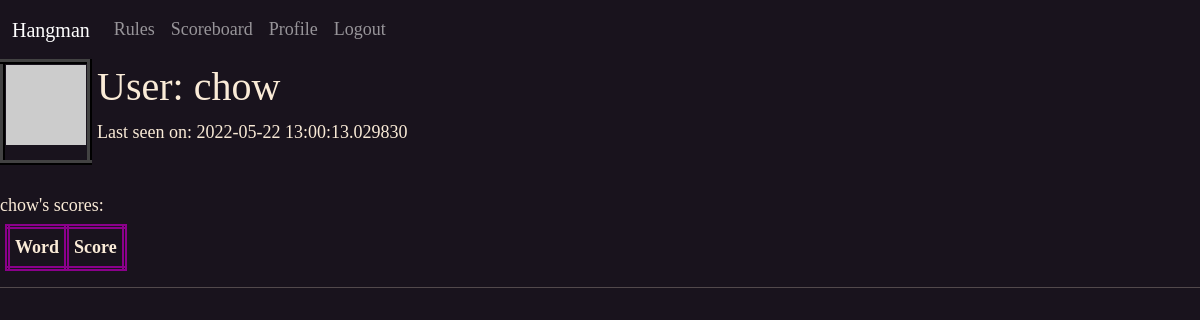
Before: /user/chow (signed in) with the older database file.
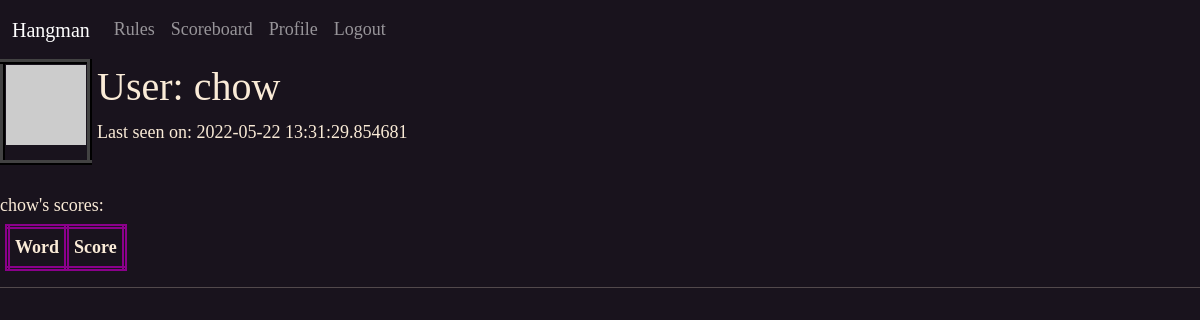
After: the same page with the newer database file.
### app/models.py (models this page shows, shortened)
class User(UserMixin, db.Model):
    id = db.Column(db.Integer, primary_key=True)
    email = db.Column(db.String(60), index=True, unique=True)
    username = db.Column(db.String(60), index=True, unique=True)
    password_hash = db.Column(db.String(128))
    last_seen = db.Column(db.DateTime, default=datetime.utcnow())
    def avatar(self, size):
        digest = md5('hangguest@protonmail.com'.lower().encode('utf-8')).hexdigest()
        return 'https://www.gravatar.com/avatar/{}?d=retro&s={}'.format(digest,size)

### app/routes.py (the view)
@app.route('/user/<username>')
@login_required
def user(username):
    user = User.query.filter_by(username=username).first_or_404()
    dict = {}
    for score in Scores.query.filter_by(user_id=current_user.id).all():
        dict[f"{Words.query.get(score.word_id).word}"] = f"{score.number_of_guesses}"
    return render_template('user.html', user=user, dict=dict)

### app/models.py (called while the page is built)
@login.user_loader
def load_user(id):
    return User.query.get(int(id))

### app/routes.py (called while the page is built)
@app.before_request
def before_request():
    if current_user.is_authenticated:
        current_user.last_seen = datetime.utcnow()
        db.session.commit()

### app/templates/user.html (shortened to what this page needs)
{% extends "base.html" %}
{% block content %}
<table>
    <tr valign="top">
        <td id="profilePic"><img src="{{ user.avatar(128) }}"></td>
        <td style="padding-left:5px;">
            <h1>User: {{ user.username }}</h1>
            {% if user.last_seen %}
                <p>Last seen on: {{ user.last_seen }}</p>
                {% endif %}
        </td>
    </tr>
</table><br>
{{ user.username }}'s scores:
<table id="stats">
    <tr>
        <th style="border: 5px double darkmagenta; padding: 5px;">Word</th>
        <th style="border: 5px double darkmagenta; padding: 5px;">Score</th>
    </tr>
</table>
{% endblock %}

### app/templates/base.html (shortened to what this page needs)
<!DOCTYPE html>
<html>
<head>
    <link href="https://cdn.jsdelivr.net/npm/bootstrap@5.1.3/dist/css/bootstrap.min.css" rel="stylesheet"
>
</head>
<body>
    <nav class="navbar navbar-expand-sm navbar-dark sticky-top">
        <div class="container-fluid">
            <a class="navbar-brand" href="{{ url_for('hangman') }}">Hangman</a>
            <div class="collapse navbar-collapse" id="navbarSupportedContent">
                <ul class="navbar-nav me-auto mb-2 mb-lg-0">
                    <li class="nav-item">
                        <a class="nav-link" id="rules" style="cursor: pointer;">Rules</a>
                    </li>
                    <li class="nav-item">
                        <a class="nav-link" href="{{ url_for('scoreboard') }}">Scoreboard</a>
                    </li>
                    {% if current_user.is_anonymous %}
                    <li class="nav-item">
                        <a class="nav-link" href="{{ url_for('login') }}">Login</a>
                    </li>
                    {% else %}
                    <li class="nav-item">
                        <a class="nav-link" href="{{ url_for('user', username=current_user.username) }}">Profile</a>
                    </li>
                    <li class="nav-item">
                        <a class="nav-link" href="{{ url_for('logout') }}">Logout</a>
                    </li>
                    {% endif %}
                </ul>
            </div>
        </div>
    </nav>
    {%block content%}
    {%endblock%}
    <hr>
</body>
<link rel="stylesheet" href="{{url_for('static', filename='Hangman.css')}} ">
</html>

### app/static/Hangman.css (style rules this page uses)
body { background-color: rgb(25, 19, 29); color: antiquewhite; font-family: cursive, Garamond, serif; font-size: large; }
#stats { border: 2px groove whitesmoke; position: relative; margin:5px; }
#profilePic { border: 5px ridge rgb(66, 66, 66); }

Changed rows visible on the page:
changed User "chow": last_seen "2022-05-22 13:00:13.029830" → "2022-05-22 13:31:29.854681"
